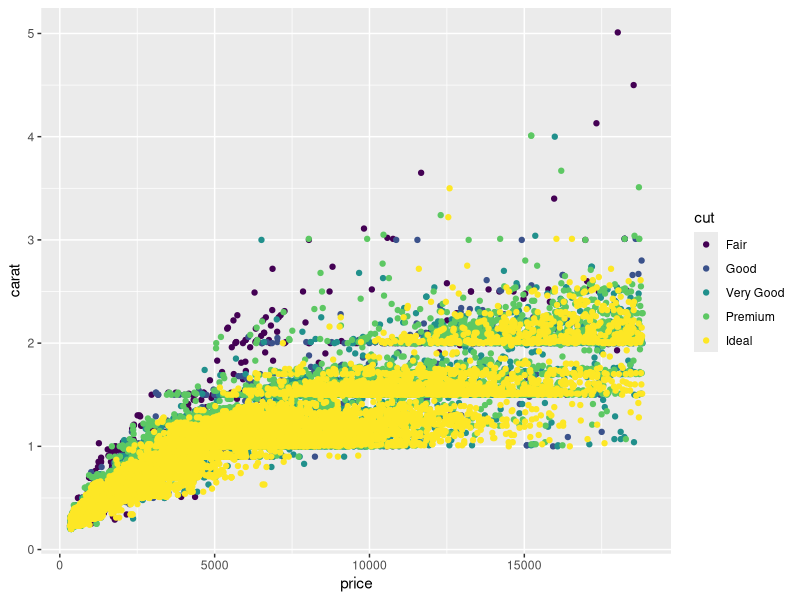
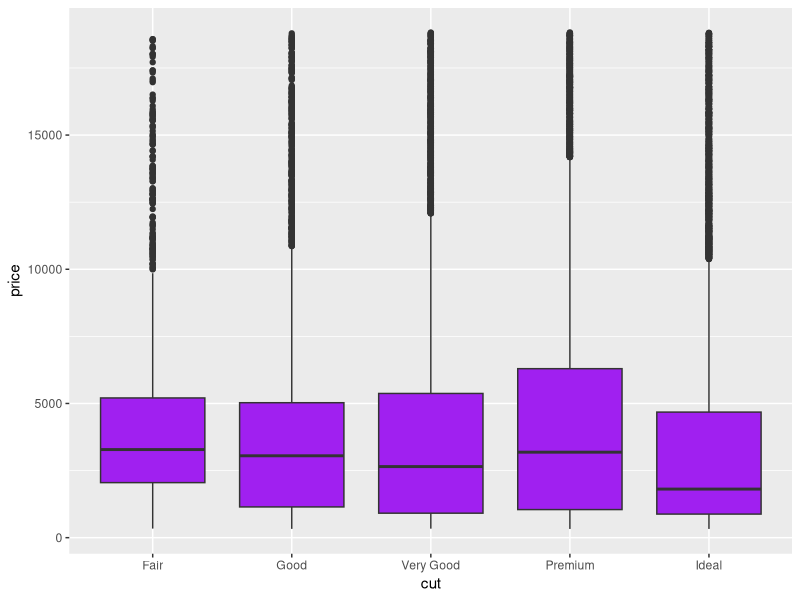
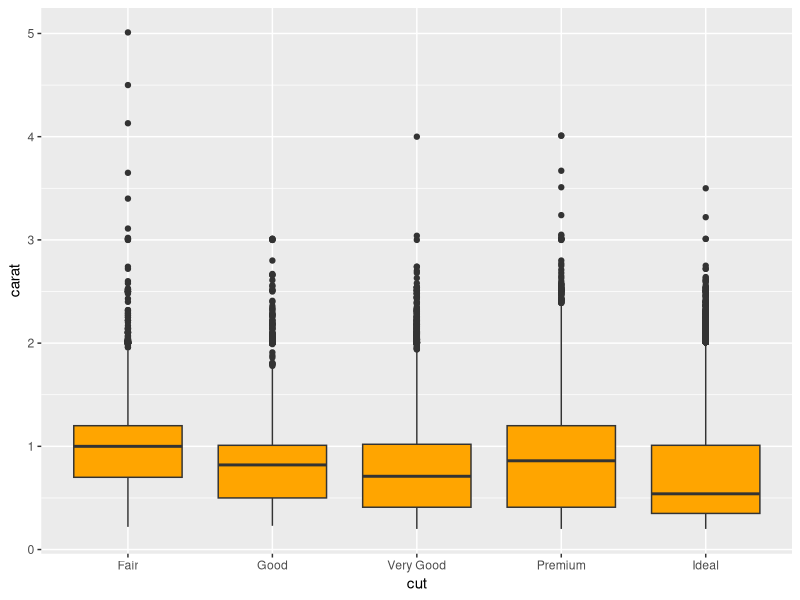

The R source for these figures, in order:
## ---- chunk 1
knitr::opts_chunk$set(echo = TRUE)
## ---- chunk 2
library(dplyr) 
library(knitr)
library(ggplot2)
library(data.table)
library(tidyr)
library(tidyverse)

data("diamonds")

## ---- chunk 3
summary(diamonds)
## ---- chunk 4
head(diamonds)
## ---- chunk 5
tail(diamonds)
## ---- chunk 6
dim(diamonds)
## ---- chunk 7
diamondWanted = select(diamonds, cut,carat,price)
## ---- chunk 8
diamondWanted = diamondWanted %>% arrange(cut)
diamondWanted
## ---- chunk 9
head(diamondWanted)
## ---- chunk 10
tail(diamondWanted)
## ---- chunk 11
ggplot(data = diamondWanted, aes(x = price, y = carat, color = cut)) + 
  geom_point()
## ---- chunk 12
ggplot(data = diamondWanted,aes(x = cut, y = price))+geom_boxplot(fill="purple")
## ---- chunk 13
ggplot(data = diamondWanted,aes(x = cut, y = carat))+geom_boxplot(fill="orange")
